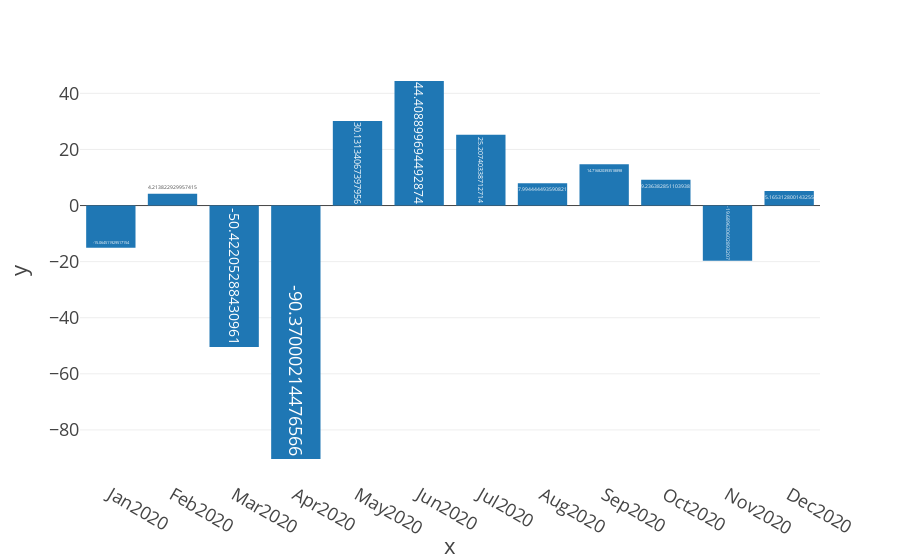

The notebook cell saved with this chart:
### Markdown cell above
Bar plot with percentage changes

### Code cell
line = pd.Series(month_to_month_result.iloc[0,0:])
px.bar(line,x=line.index.values.tolist(),y=line,text=line,template='presentation',hover_name=line.index.values.tolist())

### Figure 1 — Plotly figure (JSON) as saved in the notebook; plotly's stock layout.template omitted (floating-point values rounded to 4 significant figures)
{"data": [{"alignmentgroup": "True", "hovertemplate": "<b>%{hovertext}</b><br><br>x=%{x}<br>y=%{y}<br>text=%{text}<extra></extra>", "hovertext": ["Jan2020", "Feb2020", "Mar2020", "Apr2020", "May2020", "Jun2020", "Jul2020", "Aug2020", "Sep2020", "Oct2020", "Nov2020", "Dec2020"], "legendgroup": "", "marker": {"color": "#1F77B4"}, "name": "", "offsetgroup": "", "orientation": "v", "showlegend": false, "text": [-15.06, 4.214, -50.42, -90.37, 30.13, 44.41, 25.21, 7.994, 14.72, 9.236, -19.69, 5.165], "textposition": "auto", "type": "bar", "x": ["Jan2020", "Feb2020", "Mar2020", "Apr2020", "May2020", "Jun2020", "Jul2020", "Aug2020", "Sep2020", "Oct2020", "Nov2020", "Dec2020"], "xaxis": "x", "y": [-15.06, 4.214, -50.42, -90.37, 30.13, 44.41, 25.21, 7.994, 14.72, 9.236, -19.69, 5.165], "yaxis": "y"}], "layout": {"barmode": "relative", "legend": {"tracegroupgap": 0}, "margin": {"t": 60}, "xaxis": {"anchor": "y", "domain": [0, 1], "title": {"text": "x"}}, "yaxis": {"anchor": "x", "domain": [0, 1], "title": {"text": "y"}}}}
